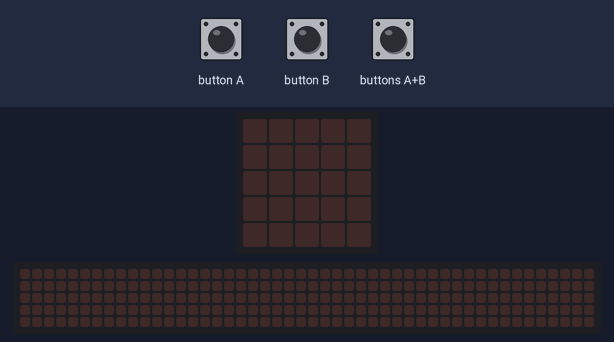
The program below on a simulated BBC micro:bit running MicroPython. Shown: the board's 5×5 LED display, a strip that is not on the board, showing the scrolling text unrolled. The inputs (shaded band) are chosen by the test bench. The 48×5 strip is a reading aid, not a part: it shows the text the display is scrolling, unrolled, one strip-width of it at a time.

Above: at 1.2 s.
1.3 s: buttons A+B pressed for 0.15 s
At 1.37 s:
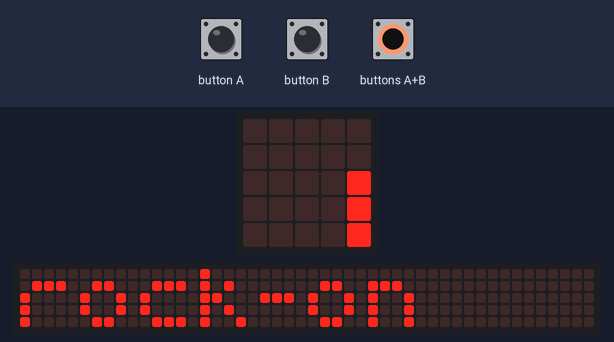
4.3 s: button A pressed for 3.2 s
At 7.3 s:
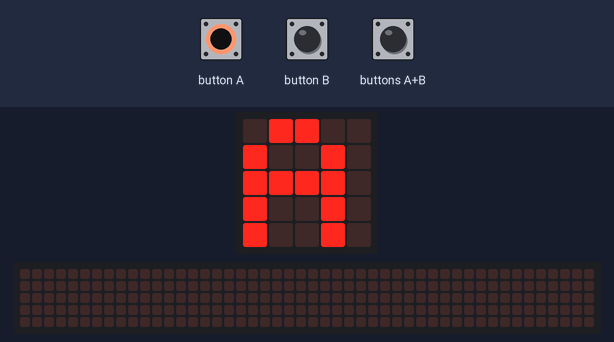
9.0 s: button B pressed for 0.15 s
At 10.0 s:
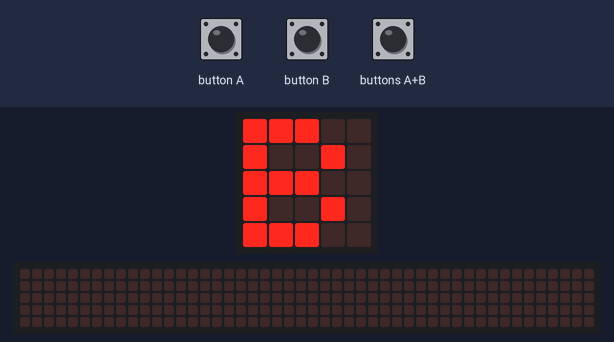
10.6 s: buttons A+B pressed for 1 s
At 10.82 s:
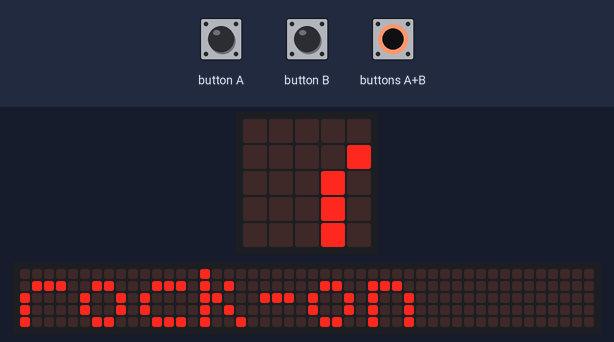
14.6 s: buttons A+B pressed for 3.2 s
At 16.67 s:
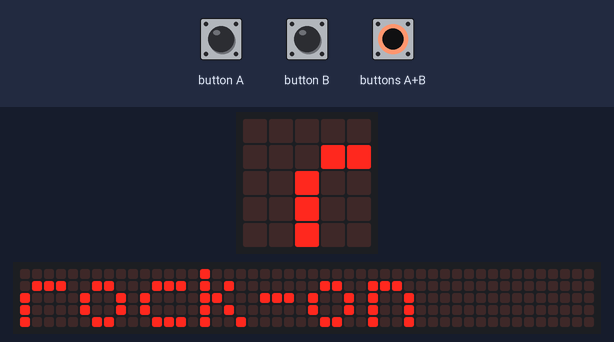
19.3 s: button B pressed for 3.2 s
At 22.3 s:
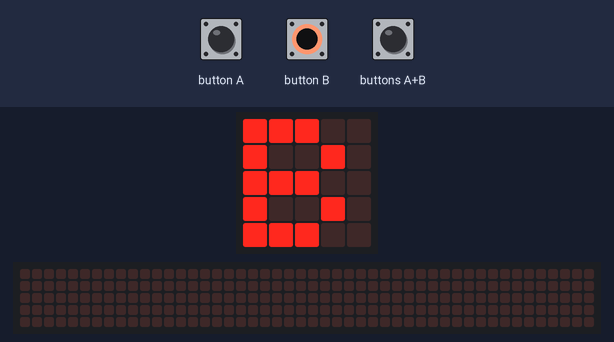

The program:

rock-on_button.py
```python
# Add your Python code here. E.g.
# Upload codes here: https://python.microbit.org/v/2
# References:
# - Buttons: https://microbit-challenges.readthedocs.io/en/latest/tutorials/buttons.html
# - Displays: https://microbit-micropython.readthedocs.io/en/v1.0.1/display.html

from microbit import *


while True:
    if button_a.is_pressed():
        display.show("A")
    if button_b.is_pressed():
        display.show("B")
    if button_a.is_pressed() and button_b.is_pressed():
        display.scroll("rock-on")
```

Measured:
- after the input at 1.3 s, the display: changes at once (image 1)
- after the input at 4.3 s, the display: first differs from a run without the input after 2.7 s (image 2)
- after the input at 9.0 s, the display: changes at once (image 3)
- after the input at 10.6 s, the display: first changes at once (image 4 shows a later state)
- after the input at 19.3 s, the display: first differs from a run without the input after 2.7 s (image 6)
